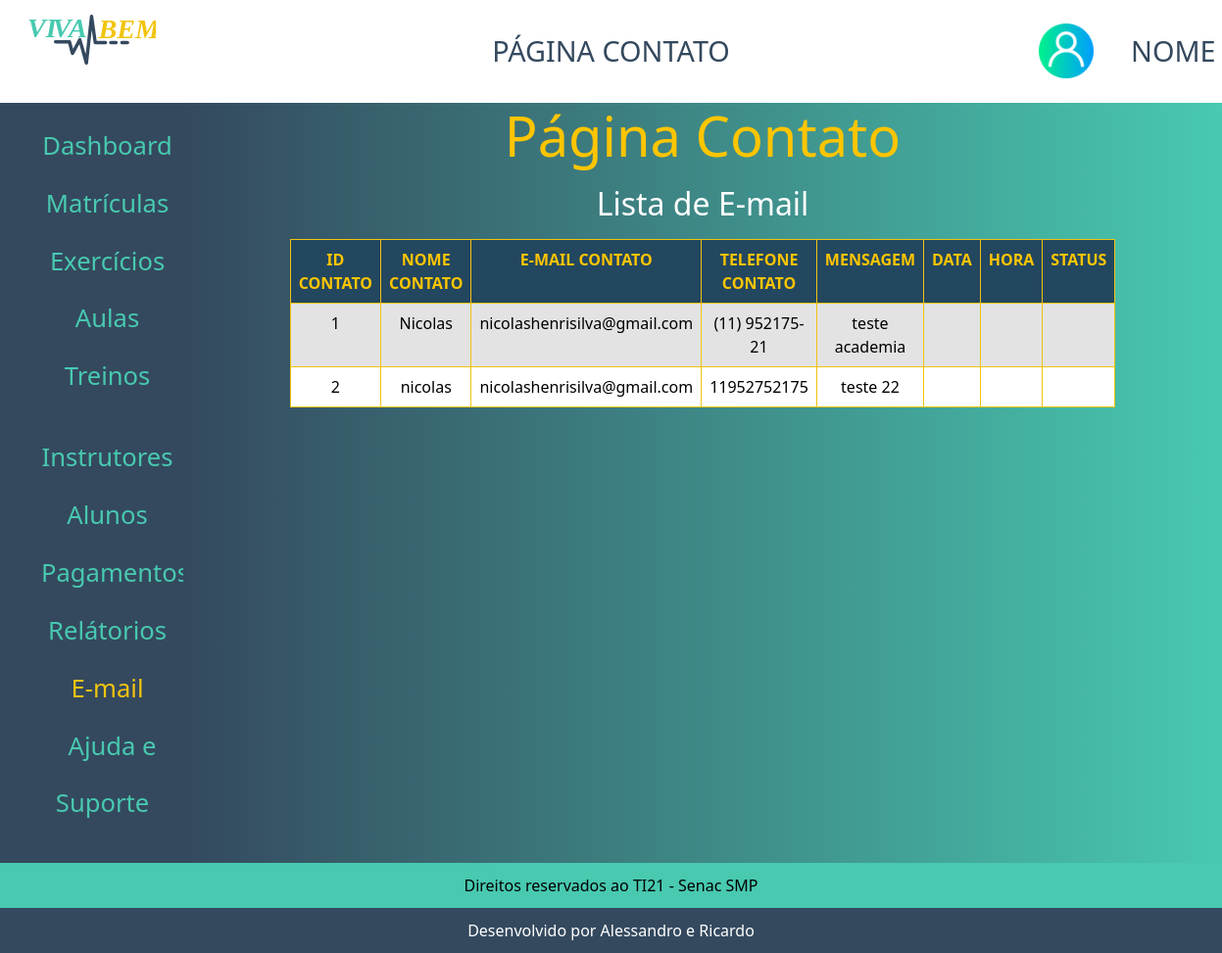
The page /admin/index.php?p=contato on the database its author committed.
### tables this page shows
CREATE TABLE `tblcontato` (
  `idContato` int(11) NOT NULL,
  `nomeContato` varchar(50) NOT NULL,
  `emailContato` varchar(80) NOT NULL,
  `telefoneContato` varchar(14) NOT NULL,
  `mensagemContato` text NOT NULL
);

### admin/class/contato.php (called while the page is built, shortened)
<?php
class ContatoClass
{
    public function ListarContato()
    {
        $sql = "SELECT * FROM tblcontato ORDER BY idContato ASC";
        $conn = Conexao::LigarConexao();
        $resultado = $conn->query($sql);
        $lista = $resultado->fetchAll();
        return $lista;
    }
}

### admin/contato/contato.php (the view)
<?php
require_once('class/contato.php');
$contato = new ContatoClass();
$lista = $contato->ListarContato();
?>
<h2 class="display-4">Página Contato</h2>
<div class="table_responsive">
    <h2 class="info-lista">Lista de E-mail</h2>
    <table class="table table-bordered border-primary table-striped">
        <thead>
            <tr class="tabela-titulo">
                <th>Id Contato</th>
                <th>Nome Contato</th>
                <th>E-mail contato</th>
                <th>Telefone Contato</th>
                <th>Mensagem</th>
                <th>Data</th>
                <th>Hora</th>
                <th>Status</th>
            </tr>
        </thead>
        <tbody>
            <?php foreach ($lista as $linha) : ?>
                <tr>
                    <th><?php echo $linha['idContato']; ?></th>
                    <th><?php echo $linha['nomeContato']; ?></th>
                    <th><?php echo $linha['emailContato']; ?></th>
                    <th><?php echo $linha['telefoneContato']; ?></th>
                    <th><?php echo $linha['mensagemContato']; ?></th>
                    <th><?php echo $linha['dataContato']; ?></th>
                    <th><?php echo $linha['horaContato']; ?></th>
                    <th><?php echo $linha['statusContato']; ?></th>
                </tr>
            <?php endforeach; ?>
        </tbody>
    </table>
</div>

### admin/index.php (shortened to what this page needs)
<?php
$pagina = @$_GET['p'];
?>
<!DOCTYPE html>
<html lang="pt-br">
<head>
    <link rel="stylesheet" href="../css/reset.css">
    <link href="https://cdn.jsdelivr.net/npm/bootstrap@5.3.2/dist/css/bootstrap.min.css" rel="stylesheet">
    <link rel="stylesheet" href="css/estilo.css">
</head>
<body>
    <header class="topo">
        <h1><img src="../img/icones/logoVivaBem.svg" alt=""></h1>
        <h2>
            <?php
            switch ($pagina) {
                case 'contato':
                    echo 'Página contato';
                    break;
            }
            ?>
        </h2>
        <div>
            <img src="../img/icones/user.png" alt="">
            <h4>Nome</h4>
        </div>
    </header>
    <main>
        <section class="tabela">
            <div class="menu">
                <nav>
                    <ul>
                        <li><a href="index.php?p=dashboard" class="<?php echo (($pagina == 'dashboard') || ($pagina == '')) ? 'menuAtivo' : ''; ?>">Dashboard</a></li>
                        <li><a href="index.php?p=matriculas" class="<?php echo ($pagina == 'matriculas') ? 'menuAtivo' : ''; ?>">Matrículas</a></li>
                        <li><a href="index.php?p=exercicios" class="<?php echo ($pagina == 'exercicios') ? 'menuAtivo' : ''; ?>">Exercícios</a></li>
                        <li><a href="index.php?p=aulas" class="<?php echo ($pagina == 'aulas') ? 'menuAtivo' : ''; ?>">Aulas</a> </li>
                        <li><a href="index.php?p=treinos" class="<?php echo ($pagina == 'treinos') ? 'menuAtivo' : ''; ?>">Treinos</a></li>
                        <li><br></li>
                        <li><a href="index.php?p=instrutores" class="<?php echo ($pagina == 'instrutor') ? 'menuAtivo' : ''; ?>">Instrutores</a></li>
                        <li><a href="index.php?p=alunos" class="<?php echo ($pagina == 'alunos') ? 'menuAtivo' : ''; ?>">Alunos</a></li>
                        <li><a href="index.php?p=pagamentos" class="<?php echo ($pagina == 'pagamentos') ? 'menuAtivo' : ''; ?>">Pagamentos</a></li>
                        <li><a href="index.php?p=relatorios" class="<?php echo ($pagina == 'relatorios') ? 'menuAtivo' : ''; ?>">Relátorios</a></li>
                        <li><a href="index.php?p=contato" class="<?php echo ($pagina == 'contato') ? 'menuAtivo' : ''; ?>">E-mail</a></li>
                        <li><a href="index.php?p=ajuda" class="<?php echo ($pagina == 'ajuda') ? 'menuAtivo' : ''; ?>">Ajuda e Suporte</a></li>
                    </ul>
                </nav>
            </div>
            <div class="conteudo">
                <?php
                switch ($pagina) {
                    case 'contato':
                        require_once('contato/contato.php');
                        break;
                }
                ?>
            </div>
        </section>
    </main>
    <footer class="rodape">
        <section>
            <h2>Direitos reservados ao TI21 - Senac SMP</h2>
        </section>
        <section>
            <h2>Desenvolvido por Alessandro e Ricardo</h2>
        </section>
    </footer>
</body>
</html>

### admin/css/estilo.css (style rules this page uses)
body { display: flex; flex-direction: column; height: 100vh; }
main { flex: 1; display: flex; }
.topo { display: flex; justify-content: space-between; width: 100%; }
.topo h1 { text-align: center; width: 15%; margin-top: 15px; }
.topo h1 img { width: 70%; margin: 0 auto; }
.topo h2, h4 { color: #34495e; text-transform: uppercase; font-size: 1.8em; padding: 38px; }
.topo div { display: flex; align-items: center; width: 15%; }
.topo div img { width: 30%; }
.tabela { display: flex; flex: 1; }
.conteudo { background: rgb(52, 73, 94); background: linear-gradient(90deg, rgba(52, 73, 94, 1) 0%, rgba(72, 201, 176, 1) 100%); width: 100%; }
.table { border-color: #f1c40f !important; border-radius: 2px; width: 50%; text-align: center; margin: 0 auto; }
.tabela-titulo { font-weight: bold; text-transform: uppercase; background: #34495e; }
.table thead th { color: #ffc500; background-color: #23475f; }
.table-striped>tbody>tr:nth-of-type(odd)>* { --bs-table-color-type: #000000; --bs-table-bg-type: #e3e3e3; }
.table>:not(caption)>*>* { background-color: #ffffff; }
.info-lista { text-align: center; padding: 20px; font-size: 2em; color: white; }
.menu { background: #34495e; max-width: 15%; width: 50%; text-align: center; padding: 15px 0px; }
.menu li a { margin: 10px; font-size: 1.6em; color: #48c9b0; line-height: 2.3em; text-decoration: none; }
.menuAtivo { color: #f1c40f !important; }
.rodape { text-align: center; }
.rodape section:nth-child(1) { background: #48c9b0; }
.rodape section:nth-child(2) { background: #34495e; }
.rodape section:nth-child(1) h2 { color: black; padding: 15px 0; }
.rodape section:nth-child(2) h2 { color: white; padding: 15px 0; }
@media (min-width: 1200px) { .h2, h2 { font-size: 1rem; } }
.h1, .h2, .h3, .h4, .h5, .h6, h1, h2, h3, h4, h5, h6 { margin-top: 0; margin-bottom: 0.0rem; font-weight: 500; line-height: 1.0; font-size: 1; }
.display-4 { color: #ffc500; text-align: center; }
.table_responsive { margin-bottom: 50px; }

### rows shown on the page
tblcontato: idContato "1", nomeContato "Nicolas", emailContato "nicolashenrisilva@gmail.com", telefoneContato "(11) 952175-21", mensagemContato "teste academia"
tblcontato: idContato "2", nomeContato "nicolas", emailContato "nicolashenrisilva@gmail.com", telefoneContato "11952752175", mensagemContato "teste 22"
